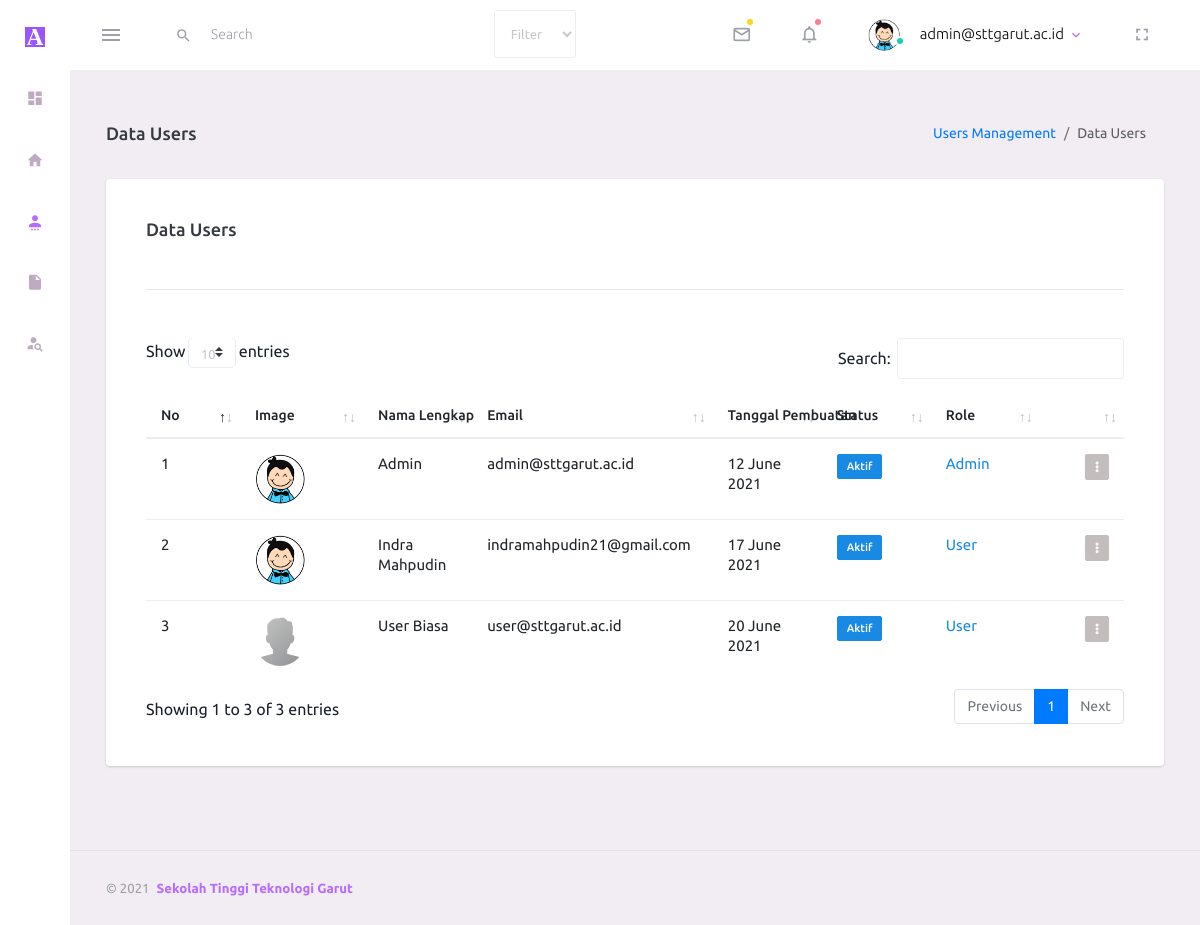
Screenshot of /menu/data_user.php (signed in) with the database file from the repository.
### tables this page shows
CREATE TABLE `tbl_user` (
  `user_id` int(11) NOT NULL,
  `username` varchar(150) DEFAULT NULL,
  `email` varchar(150) DEFAULT NULL,
  `image` varchar(150) DEFAULT NULL,
  `password` varchar(255) DEFAULT NULL,
  `role_id` int(11) DEFAULT NULL,
  `status` int(11) DEFAULT NULL,
  `date_created` int(11) DEFAULT NULL
);

### menu/data_user.php (the view, shortened to what this page needs)
<?php
include '../core/autoload.php';
require '../core/functions.php';
$users = query_assoc("SELECT * FROM tbl_user");
include '../templates/header.php';
include '../templates/navbar.php';
include '../templates/sidebar.php';
?>
<div class="main-panel">
   <div class="content-wrapper">
      <div class="page-header">
         <h3 class="page-title"> Data Users </h3>
         <nav aria-label="breadcrumb">
            <ol class="breadcrumb">
               <li class="breadcrumb-item"><a href="../menu/data_user.php">Users Management</a></li>
               <li class="breadcrumb-item active" aria-current="page">Data Users</li>
            </ol>
         </nav>
      </div>
      <div class="row">
         <div class="col-lg-12 grid-margin stretch-card">
            <div class="card">
               <div class="card-body">
                  <h4 class="card-title mb-5">Data Users</h4>
                  <hr class="mb-5">
                  <div class="table-responsive">
                     <table id="example" class="table">
                        <thead>
                           <tr>
                              <th width="5%">No</th>
                              <th width="8%">Image</th>
                              <th>Nama Lengkap</th>
                              <th width="20%">Email</th>
                              <th>Tanggal Pembuatan</th>
                              <th>Status</th>
                              <th>Role</th>
                              <th width="4%"></th>
                           </tr>
                        </thead>
                        <tbody>
                           <?php
                           $i = 1;
                           foreach ($users as $user) :
                           ?>
                              <tr>
                                 <td><?= $i++ ?></td>
                                 <td><img src="../assets/profile/<?= $user['image']; ?>" style="width: 50px; height: 50px; object-fit: cover;" alt="foto" class="rounded-circle"></td>
                                 <td><?= $user['username'] ?></td>
                                 <td><?= $user['email'] ?></td>
                                 <td><?= date('d F Y', $user['date_created']) ?></td>
                                 <td><?= status($user['status']) ?></td>
                                 <td class="text-info"><?= rolename($user['role_id']); ?></i></td>
                                 <td class="text-right">
                                    <div class="dropdown">
                                       <a class="badge badge-sm badge-icon-only badge-secondary text-light" href="#" role="button" data-toggle="dropdown" aria-haspopup="true" aria-expanded="false">
                                          <i class="fas fa-ellipsis-v"></i>
                                       </a>
                                    </div>
                                 </td>
                              </tr>
                           <?php endforeach; ?>
                        </tbody>
                     </table>
                  </div>
               </div>
            </div>
         </div>
      </div>
   </div>
   <?php include '../templates/footer.php' ?>

### templates/navbar.php (shortened to what this page needs)
<?php
$user_session = get_where("tbl_user", "user_id", $_SESSION['user_id']);
$s_keyword = "";
?>
<nav class="navbar default-layout-navbar col-lg-12 col-12 p-0 fixed-top d-flex flex-row">
   <div class="text-center navbar-brand-wrapper d-flex align-items-center justify-content-center">
      <a class="navbar-brand brand-logo-mini" href="../index.php"><img src="../assets/images/Academia.edu_logomini.svg" alt="logo" /></a>
   </div>
   <div class="navbar-menu-wrapper d-flex align-items-stretch">
      <button class="navbar-toggler navbar-toggler align-self-center" type="button" data-toggle="minimize">
         <span class="mdi mdi-menu"></span>
      </button>
      <div class="search-field col-5 d-none d-md-block">
         <form class="d-flex align-items-center h-100" action="" method="post">
            <div class="input-group ">
               <div class="input-group-prepend bg-transparent">
                  <i class="input-group-text border-0 mdi mdi-magnify"></i>
               </div>
               <input type="text" class="form-control bg-transparent border-0 search-form" placeholder="Search" type="text" name="s_keyword" id="s_keyword" value="<?php echo $s_keyword; ?>">
               <div class="input-group-prepend bg-transparent">
                  <select name="s_kategori" id="s_kategori" class="form-control">
                     <option value="" selected>Filter</option>
                  </select>
               </div>
            </div>
         </form>
      </div>
      <ul class="navbar-nav navbar-nav-right">
         <li class="nav-item dropdown">
            <a class="nav-link count-indicator dropdown-toggle" id="messageDropdown" href="#" data-toggle="dropdown" aria-expanded="false">
               <i class="mdi mdi-email-outline"></i>
               <span class="count-symbol bg-warning"></span>
            </a>
         </li>
         <li class="nav-item dropdown">
            <a class="nav-link count-indicator dropdown-toggle" id="notificationDropdown" href="#" data-toggle="dropdown">
               <i class="mdi mdi-bell-outline"></i>
               <span class="count-symbol bg-danger"></span>
            </a>
         </li>
         <li class="nav-item nav-profile dropdown">
            <a class="nav-link dropdown-toggle" id="profileDropdown" href="#" data-toggle="dropdown" aria-expanded="false">
               <div class="nav-profile-img">
                  <img src="../assets/profile/<?= $user_session['image'] ?>" alt="image">
                  <span class="availability-status online"></span>
               </div>
               <div class="nav-profile-text">
                  <p class="mb-1 text-black"><?= $_SESSION['login'] ?></p>
               </div>
            </a>
         </li>
         <li class="nav-item d-none d-lg-block full-screen-link">
            <a class="nav-link">
               <i class="mdi mdi-fullscreen" id="fullscreen-button"></i>
            </a>
         </li>
      </ul>
   </div>
</nav>
<div class="container-fluid page-body-wrapper pt-5">

### core/functions.php (shortened to what this page needs)
<?php
include 'autoload.php';
function get_where($table, $where, $id)
{
   global $conn;
   $data = mysqli_fetch_assoc($conn->query("SELECT * FROM $table WHERE $where = $id"));
   return $data;
}
function query_assoc($sql)
{
   global $conn;
   $result = $conn->query($sql);
   $data = [];
   while ($row = mysqli_fetch_assoc($result)) {
      $data[] = $row;
   }
   return $data;
}
function status($string)
{
   if ($string == 1) {
      $data = "<label class='badge badge-info'>Aktif</label>";
   } else {
      $data = "<label class='badge badge-danger'>Non-Aktif</label>";
   }
   return $data;
}
function rolename($string)
{
   global $conn;
   $data = mysqli_fetch_assoc($conn->query("SELECT `tbl_user`.`role_id`, `tbl_role`.`role` FROM `tbl_user` JOIN `tbl_role` ON `tbl_user`.`role_id` = `tbl_role`.`role_id` WHERE tbl_role.`role_id`= '$string' "));
   return $data['role'];
}

### assets/css/profile.css (style rules this page uses)
body { margin-top: 20px; color: #1a202c; text-align: left; background-color: #e2e8f0; }
.card { box-shadow: 0 1px 3px 0 rgba(0, 0, 0, .1), 0 1px 2px 0 rgba(0, 0, 0, .06); }
.card { position: relative; display: flex; flex-direction: column; min-width: 0; word-wrap: break-word; background-color: #fff; background-clip: border-box; border: 0 solid rgba(0, 0, 0, .125); border-radius: .25rem; }
.card-body { flex: 1 1 auto; min-height: 1px; padding: 1rem; }
.h-100 { height: 100% !important; }

### templates/header.php (style rules this page uses)
table { table-layout: fixed; width: 100%; }
td { word-wrap: break-word; white-space: normal !important; vertical-align: top !important; line-height: 20px !important; font-size: 15px !important; }

### rows the page displays
tbl_user: image (picture), username "Admin", email "admin@sttgarut.ac.id", date_created "12 June 2021", status "Aktif", role_id "Admin"
tbl_user: image (picture), username "Indra Mahpudin", email "indramahpudin21@gmail.com", date_created "17 June 2021", status "Aktif", role_id "User"
tbl_user: image (placeholder picture), username "User Biasa", email "user@sttgarut.ac.id", date_created "20 June 2021", status "Aktif", role_id "User"

### other values shown
$_SESSION['login'] "admin@sttgarut.ac.id"
